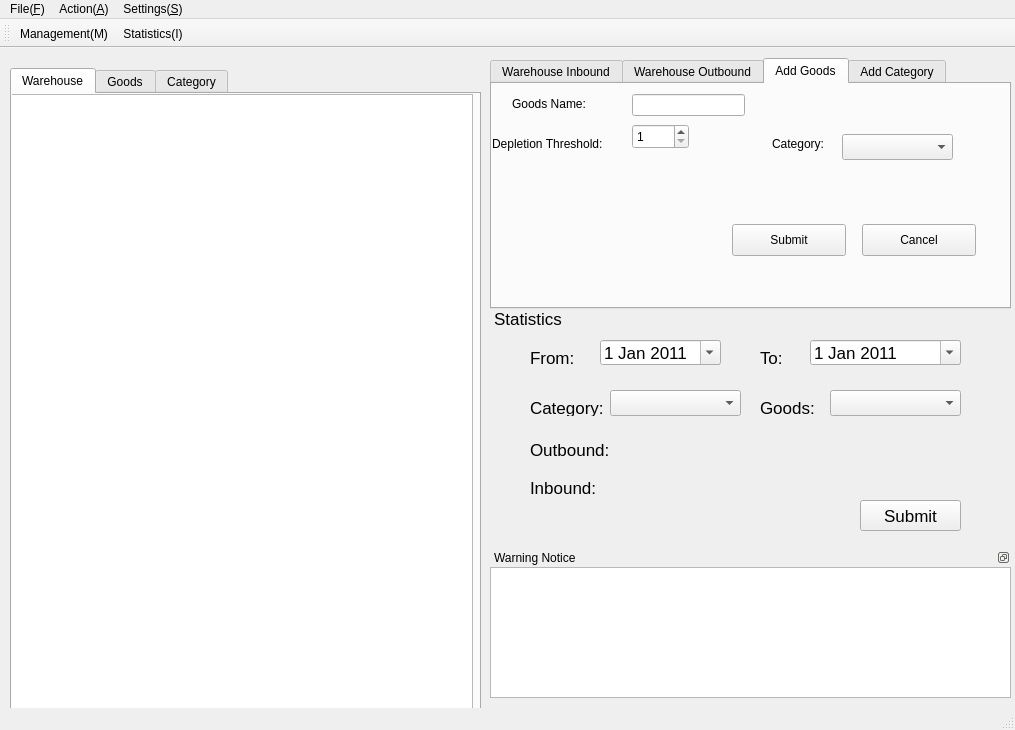
<?xml version="1.0" encoding="UTF-8"?>
<ui version="4.0">
 <class>ICSMainForm</class>
 <widget class="QMainWindow" name="ICSMainForm">
  <property name="geometry">
   <rect>
    <x>0</x>
    <y>0</y>
    <width>1015</width>
    <height>730</height>
   </rect>
  </property>
  <property name="contextMenuPolicy">
   <enum>Qt::DefaultContextMenu</enum>
  </property>
  <property name="windowTitle">
   <string>Inventory Control System</string>
  </property>
  <widget class="QWidget" name="centralwidget">
   <property name="contextMenuPolicy">
    <enum>Qt::ActionsContextMenu</enum>
   </property>
   <widget class="QWidget" name="verticalLayoutWidget">
    <property name="geometry">
     <rect>
      <x>10</x>
      <y>20</y>
      <width>471</width>
      <height>681</height>
     </rect>
    </property>
    <layout class="QVBoxLayout" name="LeftVerticalLayout">
     <item>
      <widget class="QTabWidget" name="leftTabWidget">
       <property name="currentIndex">
        <number>0</number>
       </property>
       <widget class="QWidget" name="warehouseTab">
        <attribute name="title">
         <string>Warehouse</string>
        </attribute>
        <widget class="QTableView" name="warehouseTableView">
         <property name="geometry">
          <rect>
           <x>-10</x>
           <y>0</y>
           <width>471</width>
           <height>621</height>
          </rect>
         </property>
        </widget>
       </widget>
       <widget class="QWidget" name="goodsTab">
        <attribute name="title">
         <string>Goods</string>
        </attribute>
        <widget class="QTableView" name="goodsTableView">
         <property name="geometry">
          <rect>
           <x>0</x>
           <y>0</y>
           <width>471</width>
           <height>631</height>
          </rect>
         </property>
        </widget>
       </widget>
       <widget class="QWidget" name="categoryTab">
        <attribute name="title">
         <string>Category</string>
        </attribute>
        <widget class="QTableView" name="categoryTableView">
         <property name="geometry">
          <rect>
           <x>0</x>
           <y>0</y>
           <width>471</width>
           <height>631</height>
          </rect>
         </property>
        </widget>
       </widget>
      </widget>
     </item>
    </layout>
   </widget>
   <widget class="QWidget" name="verticalLayoutWidget_2">
    <property name="geometry">
     <rect>
      <x>490</x>
      <y>10</y>
      <width>521</width>
      <height>251</height>
     </rect>
    </property>
    <layout class="QVBoxLayout" name="RightTopVerticalLayout">
     <item>
      <widget class="QTabWidget" name="tabWidget">
       <property name="currentIndex">
        <number>2</number>
       </property>
       <widget class="QWidget" name="tab">
        <attribute name="title">
         <string>Warehouse Inbound</string>
        </attribute>
        <widget class="QSpinBox" name="spinBox_8">
         <property name="geometry">
          <rect>
           <x>330</x>
           <y>70</y>
           <width>81</width>
           <height>21</height>
          </rect>
         </property>
         <property name="minimum">
          <number>1</number>
         </property>
         <property name="maximum">
          <number>99999</number>
         </property>
        </widget>
        <widget class="QDateEdit" name="dateEdit_5">
         <property name="geometry">
          <rect>
           <x>330</x>
           <y>110</y>
           <width>151</width>
           <height>25</height>
          </rect>
         </property>
         <property name="date">
          <date>
           <year>2012</year>
           <month>1</month>
           <day>1</day>
          </date>
         </property>
         <property name="calendarPopup">
          <bool>true</bool>
         </property>
        </widget>
        <widget class="QLabel" name="label_23">
         <property name="geometry">
          <rect>
           <x>240</x>
           <y>120</y>
           <width>91</width>
           <height>16</height>
          </rect>
         </property>
         <property name="text">
          <string>Expired Date:</string>
         </property>
        </widget>
        <widget class="QLabel" name="label_24">
         <property name="geometry">
          <rect>
           <x>260</x>
           <y>70</y>
           <width>62</width>
           <height>16</height>
          </rect>
         </property>
         <property name="text">
          <string>Quantity:</string>
         </property>
        </widget>
        <widget class="QDoubleSpinBox" name="doubleSpinBox_4">
         <property name="geometry">
          <rect>
           <x>110</x>
           <y>110</y>
           <width>111</width>
           <height>25</height>
          </rect>
         </property>
         <property name="minimum">
          <double>1.000000000000000</double>
         </property>
         <property name="maximum">
          <double>9999999.990000000223517</double>
         </property>
        </widget>
        <widget class="QLabel" name="label_25">
         <property name="geometry">
          <rect>
           <x>30</x>
           <y>110</y>
           <width>71</width>
           <height>20</height>
          </rect>
         </property>
         <property name="text">
          <string>Unit Price:</string>
         </property>
        </widget>
        <widget class="QComboBox" name="comboBox_5">
         <property name="geometry">
          <rect>
           <x>110</x>
           <y>70</y>
           <width>111</width>
           <height>26</height>
          </rect>
         </property>
        </widget>
        <widget class="QDateTimeEdit" name="inboundDateTimeEdit">
         <property name="geometry">
          <rect>
           <x>330</x>
           <y>20</y>
           <width>151</width>
           <height>25</height>
          </rect>
         </property>
         <property name="date">
          <date>
           <year>2011</year>
           <month>1</month>
           <day>1</day>
          </date>
         </property>
         <property name="calendarPopup">
          <bool>true</bool>
         </property>
        </widget>
        <widget class="QPushButton" name="pushButton_11">
         <property name="geometry">
          <rect>
           <x>400</x>
           <y>180</y>
           <width>114</width>
           <height>32</height>
          </rect>
         </property>
         <property name="text">
          <string>Cancel</string>
         </property>
        </widget>
        <widget class="QLabel" name="label_26">
         <property name="geometry">
          <rect>
           <x>11</x>
           <y>70</y>
           <width>91</width>
           <height>20</height>
          </rect>
         </property>
         <property name="text">
          <string>Goods Name:</string>
         </property>
        </widget>
        <widget class="QPushButton" name="inboundSubmitButton">
         <property name="geometry">
          <rect>
           <x>270</x>
           <y>180</y>
           <width>114</width>
           <height>32</height>
          </rect>
         </property>
         <property name="text">
          <string>Submit</string>
         </property>
        </widget>
        <widget class="QLabel" name="label_27">
         <property name="geometry">
          <rect>
           <x>30</x>
           <y>30</y>
           <width>62</width>
           <height>16</height>
          </rect>
         </property>
         <property name="text">
          <string>Batch NO:</string>
         </property>
        </widget>
        <widget class="QLabel" name="label_28">
         <property name="geometry">
          <rect>
           <x>280</x>
           <y>30</y>
           <width>62</width>
           <height>16</height>
          </rect>
         </property>
         <property name="text">
          <string>Date:</string>
         </property>
        </widget>
        <widget class="QSpinBox" name="spinBox_9">
         <property name="geometry">
          <rect>
           <x>110</x>
           <y>20</y>
           <width>121</width>
           <height>25</height>
          </rect>
         </property>
         <property name="prefix">
          <string>IN</string>
         </property>
         <property name="maximum">
          <number>999999999</number>
         </property>
        </widget>
       </widget>
       <widget class="QWidget" name="tab_2">
        <attribute name="title">
         <string>Warehouse Outbound</string>
        </attribute>
        <widget class="QLabel" name="label_35">
         <property name="geometry">
          <rect>
           <x>240</x>
           <y>120</y>
           <width>91</width>
           <height>16</height>
          </rect>
         </property>
         <property name="text">
          <string>Expired Date:</string>
         </property>
        </widget>
        <widget class="QSpinBox" name="spinBox_12">
         <property name="geometry">
          <rect>
           <x>330</x>
           <y>70</y>
           <width>81</width>
           <height>21</height>
          </rect>
         </property>
         <property name="minimum">
          <number>1</number>
         </property>
         <property name="maximum">
          <number>99999</number>
         </property>
        </widget>
        <widget class="QLabel" name="label_36">
         <property name="geometry">
          <rect>
           <x>260</x>
           <y>70</y>
           <width>62</width>
           <height>16</height>
          </rect>
         </property>
         <property name="text">
          <string>Quantity:</string>
         </property>
        </widget>
        <widget class="QDateTimeEdit" name="outboundDateTimeEdit">
         <property name="geometry">
          <rect>
           <x>330</x>
           <y>20</y>
           <width>151</width>
           <height>25</height>
          </rect>
         </property>
         <property name="date">
          <date>
           <year>2011</year>
           <month>1</month>
           <day>1</day>
          </date>
         </property>
         <property name="calendarPopup">
          <bool>true</bool>
         </property>
        </widget>
        <widget class="QPushButton" name="outboundSubmitButton">
         <property name="geometry">
          <rect>
           <x>270</x>
           <y>180</y>
           <width>114</width>
           <height>32</height>
          </rect>
         </property>
         <property name="text">
          <string>Submit</string>
         </property>
        </widget>
        <widget class="QDateEdit" name="dateEdit_7">
         <property name="geometry">
          <rect>
           <x>330</x>
           <y>110</y>
           <width>151</width>
           <height>25</height>
          </rect>
         </property>
         <property name="date">
          <date>
           <year>2011</year>
           <month>1</month>
           <day>1</day>
          </date>
         </property>
         <property name="calendarPopup">
          <bool>true</bool>
         </property>
        </widget>
        <widget class="QLabel" name="label_37">
         <property name="geometry">
          <rect>
           <x>11</x>
           <y>70</y>
           <width>91</width>
           <height>20</height>
          </rect>
         </property>
         <property name="text">
          <string>Goods Name:</string>
         </property>
        </widget>
        <widget class="QSpinBox" name="spinBox_13">
         <property name="geometry">
          <rect>
           <x>110</x>
           <y>20</y>
           <width>121</width>
           <height>25</height>
          </rect>
         </property>
         <property name="prefix">
          <string>OUT</string>
         </property>
         <property name="maximum">
          <number>999999999</number>
         </property>
        </widget>
        <widget class="QLabel" name="label_38">
         <property name="geometry">
          <rect>
           <x>280</x>
           <y>30</y>
           <width>62</width>
           <height>16</height>
          </rect>
         </property>
         <property name="text">
          <string>Date:</string>
         </property>
        </widget>
        <widget class="QComboBox" name="comboBox_7">
         <property name="geometry">
          <rect>
           <x>110</x>
           <y>70</y>
           <width>111</width>
           <height>26</height>
          </rect>
         </property>
        </widget>
        <widget class="QLabel" name="label_39">
         <property name="geometry">
          <rect>
           <x>30</x>
           <y>110</y>
           <width>71</width>
           <height>20</height>
          </rect>
         </property>
         <property name="text">
          <string>Unit Price:</string>
         </property>
        </widget>
        <widget class="QDoubleSpinBox" name="doubleSpinBox_6">
         <property name="geometry">
          <rect>
           <x>110</x>
           <y>110</y>
           <width>111</width>
           <height>25</height>
          </rect>
         </property>
         <property name="minimum">
          <double>1.000000000000000</double>
         </property>
         <property name="maximum">
          <double>9999999.990000000223517</double>
         </property>
        </widget>
        <widget class="QPushButton" name="pushButton_16">
         <property name="geometry">
          <rect>
           <x>400</x>
           <y>180</y>
           <width>114</width>
           <height>32</height>
          </rect>
         </property>
         <property name="text">
          <string>Cancel</string>
         </property>
        </widget>
        <widget class="QLabel" name="label_40">
         <property name="geometry">
          <rect>
           <x>30</x>
           <y>30</y>
           <width>62</width>
           <height>16</height>
          </rect>
         </property>
         <property name="text">
          <string>Batch NO:</string>
         </property>
        </widget>
       </widget>
       <widget class="QWidget" name="tab_goodss">
        <attribute name="title">
         <string>Add Goods</string>
        </attribute>
        <widget class="QLabel" name="label_7">
         <property name="geometry">
          <rect>
           <x>20</x>
           <y>10</y>
           <width>91</width>
           <height>20</height>
          </rect>
         </property>
         <property name="text">
          <string>Goods Name:</string>
         </property>
        </widget>
        <widget class="QLineEdit" name="lineEdit">
         <property name="geometry">
          <rect>
           <x>140</x>
           <y>10</y>
           <width>113</width>
           <height>22</height>
          </rect>
         </property>
        </widget>
        <widget class="QLabel" name="label_8">
         <property name="geometry">
          <rect>
           <x>0</x>
           <y>50</y>
           <width>131</width>
           <height>20</height>
          </rect>
         </property>
         <property name="text">
          <string>Depletion Threshold:</string>
         </property>
        </widget>
        <widget class="QSpinBox" name="spinBox_3">
         <property name="geometry">
          <rect>
           <x>140</x>
           <y>40</y>
           <width>57</width>
           <height>25</height>
          </rect>
         </property>
         <property name="minimum">
          <number>1</number>
         </property>
         <property name="maximum">
          <number>999</number>
         </property>
        </widget>
        <widget class="QLabel" name="label_9">
         <property name="geometry">
          <rect>
           <x>280</x>
           <y>50</y>
           <width>91</width>
           <height>20</height>
          </rect>
         </property>
         <property name="text">
          <string>Category:</string>
         </property>
        </widget>
        <widget class="QComboBox" name="comboBox_2">
         <property name="geometry">
          <rect>
           <x>350</x>
           <y>50</y>
           <width>111</width>
           <height>26</height>
          </rect>
         </property>
        </widget>
        <widget class="QPushButton" name="pushButton_3">
         <property name="geometry">
          <rect>
           <x>370</x>
           <y>140</y>
           <width>114</width>
           <height>32</height>
          </rect>
         </property>
         <property name="text">
          <string>Cancel</string>
         </property>
        </widget>
        <widget class="QPushButton" name="pushButton_4">
         <property name="geometry">
          <rect>
           <x>240</x>
           <y>140</y>
           <width>114</width>
           <height>32</height>
          </rect>
         </property>
         <property name="text">
          <string>Submit</string>
         </property>
        </widget>
       </widget>
       <widget class="QWidget" name="tab_category">
        <attribute name="title">
         <string>Add Category</string>
        </attribute>
        <widget class="QLabel" name="label_10">
         <property name="geometry">
          <rect>
           <x>30</x>
           <y>20</y>
           <width>111</width>
           <height>20</height>
          </rect>
         </property>
         <property name="text">
          <string>Category Name:</string>
         </property>
        </widget>
        <widget class="QLineEdit" name="lineEdit_2">
         <property name="geometry">
          <rect>
           <x>150</x>
           <y>20</y>
           <width>113</width>
           <height>22</height>
          </rect>
         </property>
        </widget>
        <widget class="QPushButton" name="pushButton_5">
         <property name="geometry">
          <rect>
           <x>220</x>
           <y>110</y>
           <width>114</width>
           <height>32</height>
          </rect>
         </property>
         <property name="text">
          <string>Submit</string>
         </property>
        </widget>
        <widget class="QPushButton" name="pushButton_6">
         <property name="geometry">
          <rect>
           <x>350</x>
           <y>110</y>
           <width>114</width>
           <height>32</height>
          </rect>
         </property>
         <property name="text">
          <string>Cancel</string>
         </property>
        </widget>
       </widget>
      </widget>
     </item>
    </layout>
   </widget>
   <widget class="QWidget" name="verticalLayoutWidget_3">
    <property name="geometry">
     <rect>
      <x>490</x>
      <y>260</y>
      <width>521</width>
      <height>241</height>
     </rect>
    </property>
    <layout class="QVBoxLayout" name="RightBottomVerticalLayout">
     <item>
      <widget class="QDockWidget" name="statisticsDockWidget">
       <property name="font">
        <font>
         <pointsize>13</pointsize>
        </font>
       </property>
       <property name="features">
        <set>QDockWidget::NoDockWidgetFeatures</set>
       </property>
       <property name="windowTitle">
        <string>Statistics</string>
       </property>
       <widget class="QWidget" name="dockWidgetContents_6">
        <widget class="QLabel" name="label">
         <property name="geometry">
          <rect>
           <x>40</x>
           <y>20</y>
           <width>62</width>
           <height>16</height>
          </rect>
         </property>
         <property name="text">
          <string>From:</string>
         </property>
        </widget>
        <widget class="QDateEdit" name="deFrom">
         <property name="geometry">
          <rect>
           <x>110</x>
           <y>10</y>
           <width>121</width>
           <height>25</height>
          </rect>
         </property>
         <property name="date">
          <date>
           <year>2011</year>
           <month>1</month>
           <day>1</day>
          </date>
         </property>
         <property name="calendarPopup">
          <bool>true</bool>
         </property>
        </widget>
        <widget class="QComboBox" name="comboBox">
         <property name="geometry">
          <rect>
           <x>340</x>
           <y>60</y>
           <width>131</width>
           <height>26</height>
          </rect>
         </property>
        </widget>
        <widget class="QLabel" name="label_5">
         <property name="geometry">
          <rect>
           <x>270</x>
           <y>20</y>
           <width>62</width>
           <height>16</height>
          </rect>
         </property>
         <property name="text">
          <string>To:</string>
         </property>
        </widget>
        <widget class="QDateEdit" name="deTo">
         <property name="geometry">
          <rect>
           <x>320</x>
           <y>10</y>
           <width>151</width>
           <height>25</height>
          </rect>
         </property>
         <property name="date">
          <date>
           <year>2011</year>
           <month>1</month>
           <day>1</day>
          </date>
         </property>
         <property name="calendarPopup">
          <bool>true</bool>
         </property>
        </widget>
        <widget class="QComboBox" name="comboBox_3">
         <property name="geometry">
          <rect>
           <x>120</x>
           <y>60</y>
           <width>131</width>
           <height>26</height>
          </rect>
         </property>
        </widget>
        <widget class="QLabel" name="label_11">
         <property name="geometry">
          <rect>
           <x>40</x>
           <y>110</y>
           <width>81</width>
           <height>20</height>
          </rect>
         </property>
         <property name="text">
          <string>Outbound:</string>
         </property>
        </widget>
        <widget class="QLabel" name="lbOutbound">
         <property name="geometry">
          <rect>
           <x>130</x>
           <y>110</y>
           <width>231</width>
           <height>16</height>
          </rect>
         </property>
         <property name="font">
          <font>
           <pointsize>14</pointsize>
           <weight>75</weight>
           <bold>true</bold>
          </font>
         </property>
         <property name="autoFillBackground">
          <bool>false</bool>
         </property>
         <property name="text">
          <string/>
         </property>
        </widget>
        <widget class="QLabel" name="label_13">
         <property name="geometry">
          <rect>
           <x>40</x>
           <y>150</y>
           <width>71</width>
           <height>16</height>
          </rect>
         </property>
         <property name="text">
          <string>Inbound:</string>
         </property>
        </widget>
        <widget class="QLabel" name="lbInbound">
         <property name="geometry">
          <rect>
           <x>130</x>
           <y>150</y>
           <width>251</width>
           <height>16</height>
          </rect>
         </property>
         <property name="font">
          <font>
           <pointsize>14</pointsize>
           <weight>75</weight>
           <bold>true</bold>
          </font>
         </property>
         <property name="text">
          <string/>
         </property>
        </widget>
        <widget class="QPushButton" name="pbtnSatistics">
         <property name="geometry">
          <rect>
           <x>370</x>
           <y>170</y>
           <width>101</width>
           <height>31</height>
          </rect>
         </property>
         <property name="text">
          <string>Submit</string>
         </property>
        </widget>
        <widget class="QLabel" name="label_2">
         <property name="geometry">
          <rect>
           <x>40</x>
           <y>70</y>
           <width>81</width>
           <height>16</height>
          </rect>
         </property>
         <property name="text">
          <string>Category:</string>
         </property>
        </widget>
        <widget class="QLabel" name="label_3">
         <property name="geometry">
          <rect>
           <x>270</x>
           <y>70</y>
           <width>61</width>
           <height>16</height>
          </rect>
         </property>
         <property name="text">
          <string>Goods:</string>
         </property>
        </widget>
       </widget>
      </widget>
     </item>
    </layout>
   </widget>
   <widget class="QWidget" name="verticalLayoutWidget_4">
    <property name="geometry">
     <rect>
      <x>490</x>
      <y>500</y>
      <width>521</width>
      <height>161</height>
     </rect>
    </property>
    <layout class="QVBoxLayout" name="OtherVerticalLayout">
     <item>
      <widget class="QDockWidget" name="dockWidget_2">
       <property name="features">
        <set>QDockWidget::DockWidgetFloatable|QDockWidget::DockWidgetMovable</set>
       </property>
       <property name="windowTitle">
        <string>Warning Notice</string>
       </property>
       <widget class="QWidget" name="dockWidgetContents_2">
        <widget class="QTableView" name="warningTableView">
         <property name="geometry">
          <rect>
           <x>0</x>
           <y>0</y>
           <width>521</width>
           <height>131</height>
          </rect>
         </property>
        </widget>
       </widget>
      </widget>
     </item>
    </layout>
   </widget>
  </widget>
  <widget class="QMenuBar" name="menubar">
   <property name="geometry">
    <rect>
     <x>0</x>
     <y>0</y>
     <width>1015</width>
     <height>23</height>
    </rect>
   </property>
   <property name="defaultUp">
    <bool>true</bool>
   </property>
   <widget class="QMenu" name="menuFile_F">
    <property name="title">
     <string>File(&amp;F)</string>
    </property>
    <addaction name="actionNew"/>
    <addaction name="actionPrint_2"/>
   </widget>
   <widget class="QMenu" name="menuAction_A">
    <property name="title">
     <string>Action(&amp;A)</string>
    </property>
    <addaction name="actionManagement_M"/>
    <addaction name="actionStatistics_I"/>
   </widget>
   <widget class="QMenu" name="menuSettings_S">
    <property name="title">
     <string>Settings(&amp;S)</string>
    </property>
   </widget>
   <addaction name="menuFile_F"/>
   <addaction name="menuAction_A"/>
   <addaction name="menuSettings_S"/>
  </widget>
  <widget class="QStatusBar" name="statusbar"/>
  <widget class="QToolBar" name="toolBar">
   <property name="windowTitle">
    <string>toolBar</string>
   </property>
   <attribute name="toolBarArea">
    <enum>TopToolBarArea</enum>
   </attribute>
   <attribute name="toolBarBreak">
    <bool>false</bool>
   </attribute>
   <addaction name="actionManagement_M"/>
   <addaction name="actionStatistics_I"/>
  </widget>
  <action name="actionNew">
   <property name="text">
    <string>New</string>
   </property>
  </action>
  <action name="actionPrint_2">
   <property name="text">
    <string>Print</string>
   </property>
  </action>
  <action name="actionManagement_M">
   <property name="text">
    <string>Management(&amp;M)</string>
   </property>
  </action>
  <action name="actionStatistics_I">
   <property name="text">
    <string>Statistics(&amp;I)</string>
   </property>
  </action>
 </widget>
 <resources/>
 <connections/>
</ui>
